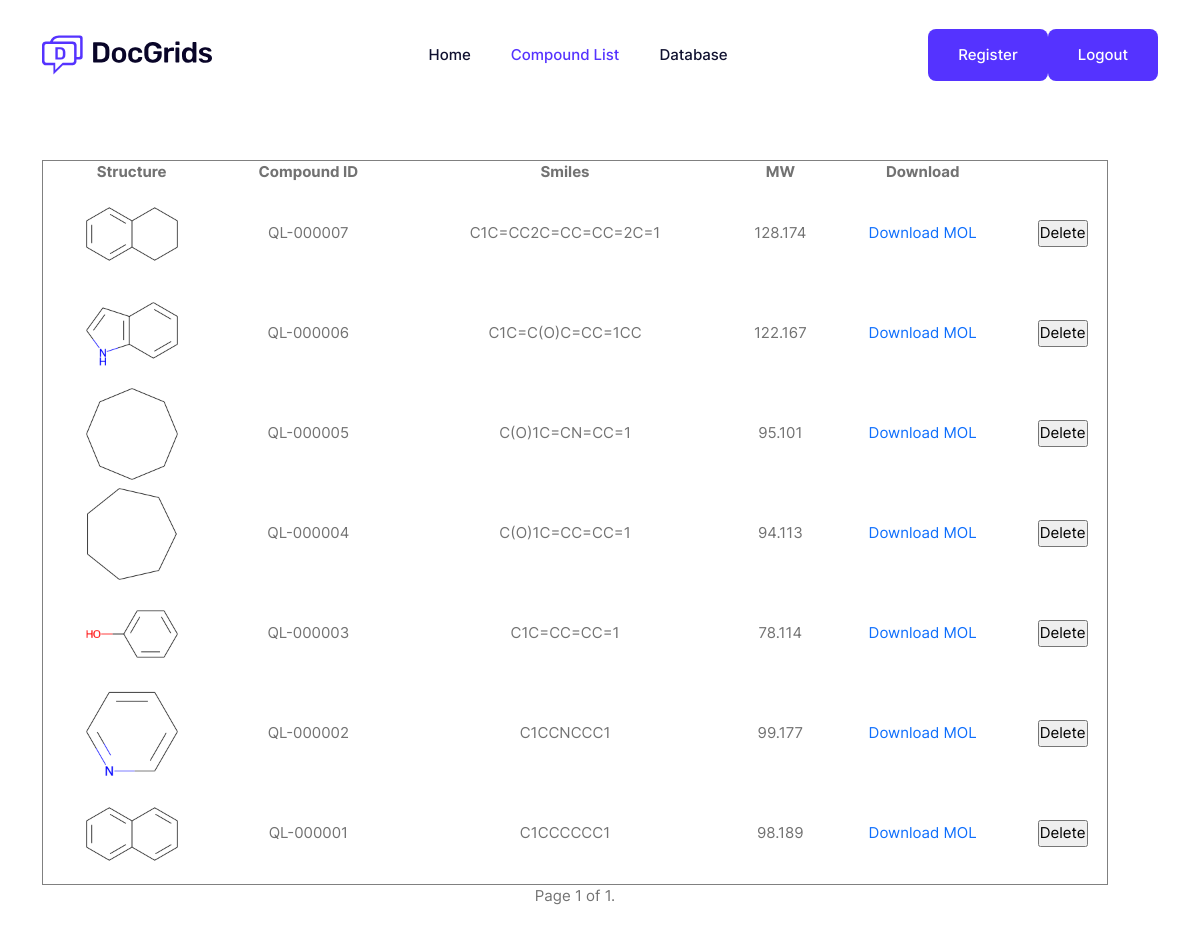
/compoundlist/ (signed in), run on an earlier commit of the app's database.
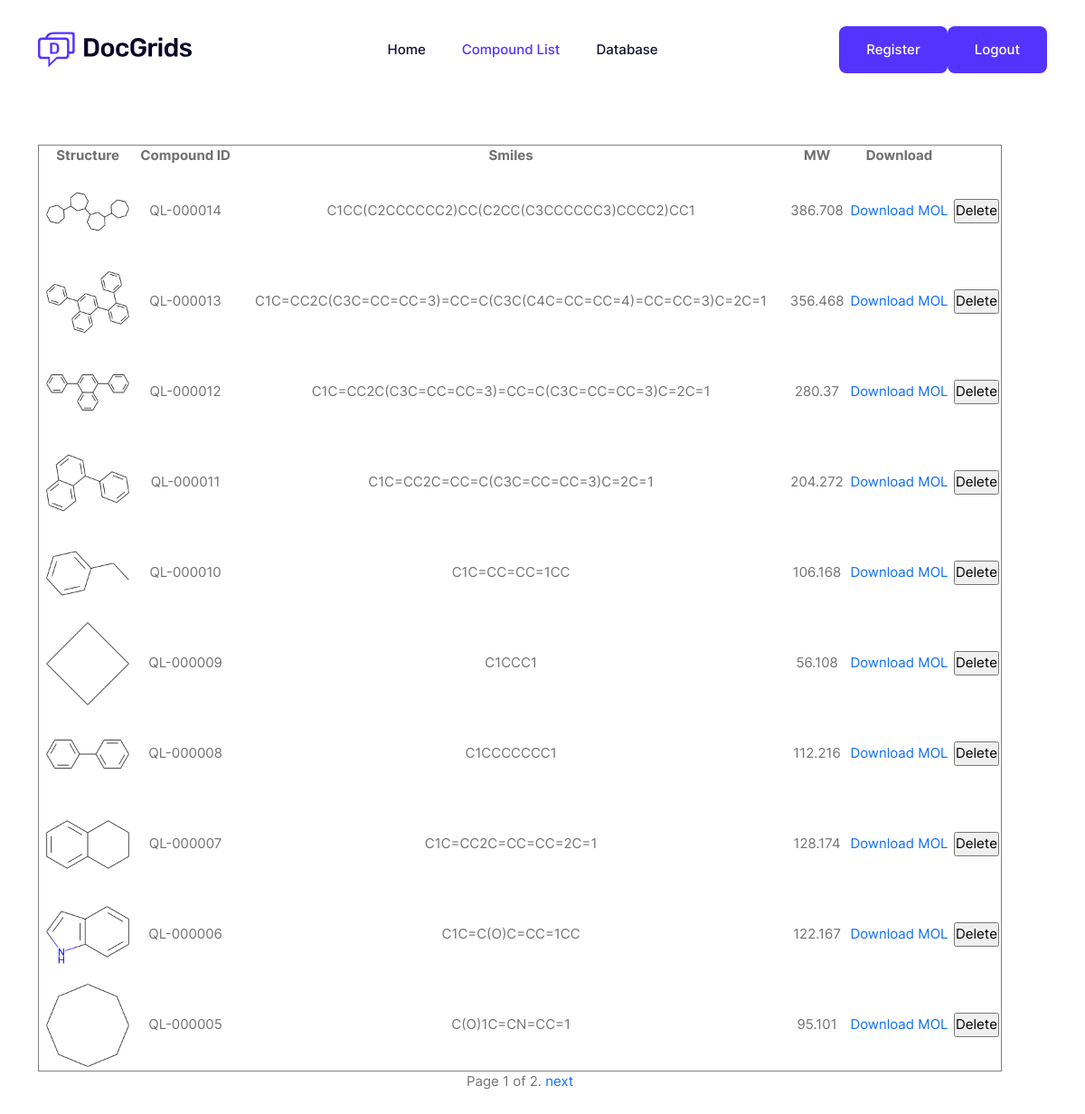
And on a later commit of the database.
### mol_registration/models.py (models this page shows)
class mol_props(models.Model):
    compound_id = models.CharField(max_length=50)
    smiles = models.CharField(max_length=1000)
    mol_file = models.TextField()
    mol_file_path = models.CharField(max_length=500)
    MW = models.FloatField()
    xlogp = models.FloatField()
    TPSA = models.FloatField()
    img_file = models.CharField(max_length=500)
    fingerprint = models.TextField(default='')

### mol_registration/views.py (the view)
# urls.py: path('compoundlist/', mol_registration_view.compoundlist),
def compoundlist(request):
    if request.session.get('is_login'):
        mol_list = mol_props.objects.all().order_by('-compound_id')
        paginator = Paginator(mol_list, 10)
        page = request.GET.get('page',1)
        try:
            sublist = paginator.page(page)
        except PageNotAnInteger:
            sublist = paginator.page(1)
        except EmptyPage:
            sublist = paginator.page(paginator.num_pages)
        return render(request, "compoundlist.html", {"sublist": sublist})
    else:
        return redirect("/login/")

### register/template/compoundlist.html (shortened to what this page needs)
{% load static %}
<!DOCTYPE html>
<html class="no-js" lang="zxx">
<head>
<link rel="stylesheet" href="/static/css/bootstrap.min.css">
<link rel="stylesheet" href="/static/css/LineIcons.3.0.css">
<link rel="stylesheet" href="/static/css/animate.css">
<link rel="stylesheet" href="/static/css/tiny-slider.css">
<link rel="stylesheet" href="/static/css/main.css">
</head>
<body>
<header class="header navbar-area">
<div class="container">
<div class="row align-items-center">
<div class="col-lg-12">
<div class="nav-inner">
<nav class="navbar navbar-expand-lg">
<a class="navbar-brand" href="">
<img src="/static/picture/logo.svg" alt="Logo">
</a>
<div class="collapse navbar-collapse sub-menu-bar" id="navbarSupportedContent">
<ul id="nav" class="navbar-nav ms-auto">
<li class="nav-item">
<a href="/index" aria-label="Toggle navigation">Home</a>
</li>
<li class="nav-item">
<a href="/compoundlist" class="active" aria-label="Toggle navigation">Compound List</a>
</li>
<li class="nav-item">
<a href="/database" aria-label="Toggle navigation">Database</a>
</li>
</ul>
</div>
<div class="button">
<a href="/user_register" class="btn">Register</a>
</div>
<div class="button">
<a href="/logout" class="btn">Logout</a>
</div>
</nav>
</div>
</div>
</div>
</div>
</header>
<section class="hero-area">
<div class="container">
<div class="row align-items-center">
<div class="col-lg-12 col-md-12 col-12">
<div class="hero-content">
<table border="1" cellspacing="0" cellpadding="5" align="center" width="100%" >
	<tr style="text-align:center">
        <th>Structure</th>
		<th>Compound ID</th>
		<th>Smiles</th>
        <th>MW</th>
        <th>Download</th>
	</tr>
     {%for item in sublist %}
	<tr>
            <td><img src="{{item.img_file}}" align="center"></td>
		    <td>{{item.compound_id}}</td>
            <td>{{item.smiles}}</td>
            <td>{{item.MW}}</td>
            <td><a href="{{ item.mol_file_path }}">Download MOL</a></td>
            <td><a href="/delete_compound/?delete_compound_id={{item.compound_id}}"><input type="submit" value="Delete"></a></td>
	</tr>
     {% endfor %}
</table>
<div>
    <center>
    <span style="margin:0 auto">
        <span class="current">
            Page {{ sublist.number }} of {{ sublist.paginator.num_pages }}.
        </span>
        {% if sublist.has_next %}
            <a href="?page={{ sublist.next_page_number }}">next</a>
        {% endif %}
    </span>
    </center>
</div>
</div>
</div>
</div>
</div>
</section>
</body>
</html>

What changed in the data, as far as the page shows it:
no longer on this page (row unchanged): mol_props: img_file (picture), compound_id "QL-000004", smiles "C(O)1C=CC=CC=1", MW "94.113"
no longer on this page (row unchanged): mol_props: img_file (picture), compound_id "QL-000003", smiles "C1C=CC=CC=1", MW "78.114"
no longer on this page (row unchanged): mol_props: img_file (picture), compound_id "QL-000002", smiles "C1CCNCCC1", MW "99.177"
no longer on this page (row unchanged): mol_props: img_file (picture), compound_id "QL-000001", smiles "C1CCCCCC1", MW "98.189"
added mol_props: img_file (picture), compound_id "QL-000014", smiles "C1CC(C2CCCCCC2)CC(C2CC(C3CCCCCC3)CCCC2)CC1", MW "386.708"
added mol_props: img_file (picture), compound_id "QL-000013", smiles "C1C=CC2C(C3C=CC=CC=3)=CC=C(C3C(C4C=CC=CC=4)=CC=CC=3)C=2C=1", MW "356.468"
added mol_props: img_file (picture), compound_id "QL-000012", smiles "C1C=CC2C(C3C=CC=CC=3)=CC=C(C3C=CC=CC=3)C=2C=1", MW "280.37"
added mol_props: img_file (picture), compound_id "QL-000011", smiles "C1C=CC2C=CC=C(C3C=CC=CC=3)C=2C=1", MW "204.272"
added mol_props: img_file (picture), compound_id "QL-000010", smiles "C1C=CC=CC=1CC", MW "106.168"
added mol_props: img_file (picture), compound_id "QL-000009", smiles "C1CCC1", MW "56.108"
added mol_props: img_file (picture), compound_id "QL-000008", smiles "C1CCCCCCC1", MW "112.216"
Also different on the page:
{{ sublist.paginator.num_pages }}: "1" → "2"
text now shown: "next"
